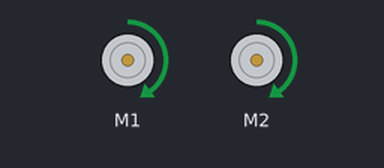
This program was run on a simulated BBC micro:bit (MakeCode). Shown: 2 × DC motor (green arrow = forward, orange = backward, longer = faster).

Above: at 0.5 s.
Timing chart, 0 to 3.0 s (numbered marks = the images above):
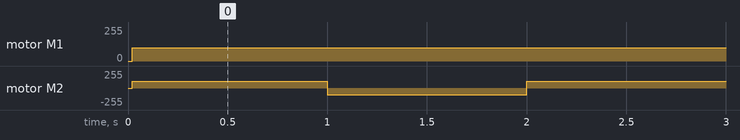

Measured:
- by itself, motor M1: stopped → forward 100/255 at 0.02 s
- by itself, motor M2: alternates forward 100/255 for 1.0 s and backward 100/255 for 1.0 s

The program:

main.ts
```typescript
basic.forever(function () {
    for (let index = 0; index < 4; index++) {
        maqueen.motorRun(maqueen.Motors.M1, maqueen.Dir.CW, 100)
        maqueen.motorRun(maqueen.Motors.M2, maqueen.Dir.CW, 100)
        basic.pause(1000)
        maqueen.motorRun(maqueen.Motors.M1, maqueen.Dir.CW, 100)
        maqueen.motorRun(maqueen.Motors.M2, maqueen.Dir.CCW, 100)
        basic.pause(1000)
    }
})
```

test.ts
```typescript
// tests gaan hier; deze zal niet worden gecompileerd wanneer dit pakket wordt gebruikt als extensie.
```
